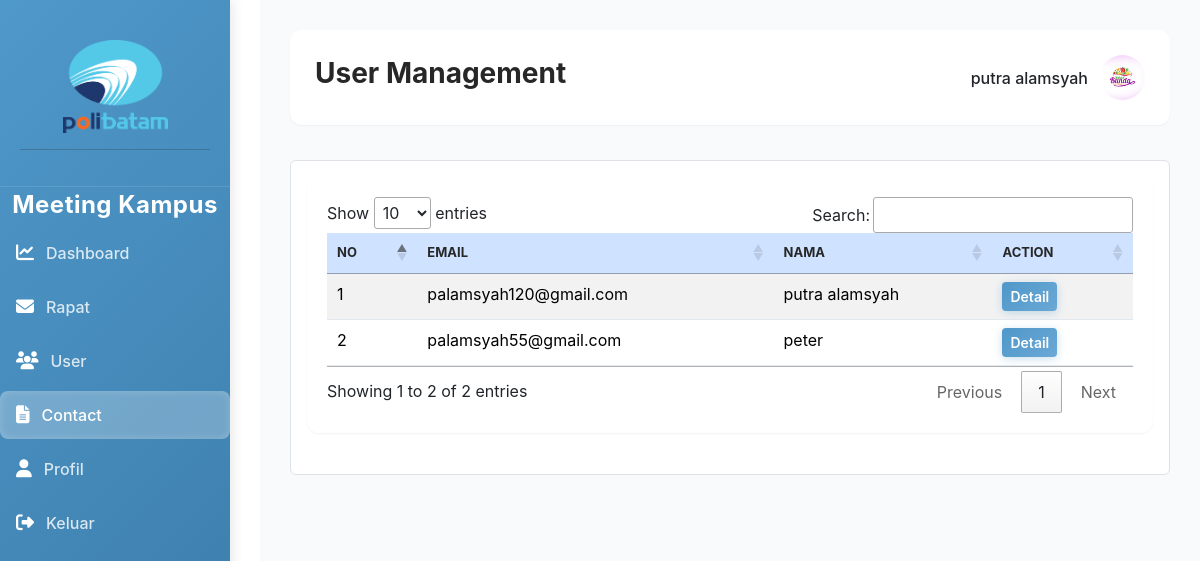
The page /admin/contact.php (signed in) on the database its author committed.
### tables this page shows
CREATE TABLE `tb_user` (
  `id_user` int NOT NULL,
  `nama` varchar(255) DEFAULT NULL,
  `username` varchar(255) DEFAULT NULL,
  `email` varchar(255) DEFAULT NULL,
  `password` varchar(255) DEFAULT NULL,
  `role` enum('admin','peserta') DEFAULT NULL,
  `foto` varchar(255) NOT NULL
);

CREATE TABLE `tb_contact` (
  `id_contact` int NOT NULL,
  `email` varchar(100) NOT NULL,
  `nama` varchar(100) NOT NULL,
  `keluhan` varchar(255) NOT NULL
);

### admin/contact.php (the view, shortened to what this page needs)
<?php
include "../connection/server.php";
$id_user = $_SESSION['id_user'];
$data = mysqli_query($mysqli, "SELECT * FROM tb_user where id_user = '$id_user'")->fetch_array();
?>
<!DOCTYPE html>
<html lang="id">
<head>
  <link href="https://cdn.jsdelivr.net/npm/bootstrap@5.3.3/dist/css/bootstrap.min.css" rel="stylesheet"
>
  <link rel="stylesheet" href="//cdn.datatables.net/2.3.5/css/dataTables.dataTables.min.css">
  <link rel="stylesheet" href="../assets/css/adminpagenew.css">
  <link rel="stylesheet" href="https://cdn.datatables.net/1.13.8/css/jquery.dataTables.min.css">
  <link rel="stylesheet" href="https://cdnjs.cloudflare.com/ajax/libs/font-awesome/6.5.1/css/all.min.css">
</head>
<body>
  <div class="container-fluid d-flex p-0">
    <div class="sidebar" id="sidebar">
      <div class="logo-section">
        <img src="../assets/img/poltek.png" alt="Logo" class="logo-img">
        <hr class="divider">
      </div>
      <div class="logo fs-4 text-center fw-bold">Meeting Kampus</div>
      <li class="menu-item ">
        <i class="fa-solid fa-chart-line"></i>
        <a href="dashboard.php">Dashboard</a>
      </li>
      <li class="menu-item">
        <i class="fa-solid fa-envelope"></i>
        <a href="rapat.php">Rapat</a>
      </li>
      <li class="menu-item">
        <i class="fa-solid fa-users"></i>
        <a href="user.php">User</a>
      </li>
      <li class="menu-item active">
        <i class="fa-solid fa-file-lines"></i>
        <a href="contact.php">Contact</a>
      </li>
      <li class="menu-item">
        <i class="fa-solid fa-user"></i>
        <a href="profile.php">Profil</a>
      </li>
      <li class="menu-item">
        <i class="fa-solid fa-right-from-bracket"></i>
        <a href="../action/logout.php">Keluar</a>
      </li>
    </div>
    <main class="main-content">
      <div class="header">
        <h2 class="page-title">User Management</h2>
        <div class="user-info">
          <span class="username"><?= htmlspecialchars($data['nama']) ?></span>
          <?php if (!empty($data['foto'])): ?>
            <img src="../assets//uploads/profile/<?= htmlspecialchars($data['foto']) ?>"
              class="user-avatar-img"
              alt="Avatar">
          <?php else: ?>
            <div class="user-avatar">
              <?= strtoupper(substr($data['nama'], 0, 1)) ?>
            </div>
          <?php endif; ?>
        </div>
      </div>
      <div class="border bg-white rounded p-3">
        <div class="table-responsive-wrapper">
          <table class="table table-hover table-striped" id="myTable">
            <thead class="table-primary">
              <tr>
                <th>No</th>
                <th>Email</th>
                <th>Nama</th>
                <th>Action</th>
              </tr>
            </thead>
            <tbody id="userTableBody">
              <?php
              $no = 1;
              $data = mysqli_query($mysqli, "SELECT * FROM tb_contact ORDER BY email ASC");
              while ($row = $data->fetch_array()) {
              ?>
                <tr>
                  <td><?= $no ?></td>
                  <td><?= $row['email'] ?></td>
                  <td><?= $row['nama'] ?></td>
                  <td>
                    <div>
                      <button class="view-btn btn btn-sm btn-primary" data-bs-toggle="modal"
                        data-bs-target="#detail-<?= $row['id_contact'] ?>">
                        Detail
                      </button>
                    </div>
                  </td>
                </tr>
              <?php
                $no++;
              }
              ?>
            </tbody>
          </table>
        </div>
      </div>
</body>
</html>

### assets/css/adminpagenew.css (style rules this page uses)
* { margin: 0; padding: 0; box-sizing: border-box; font-family: -apple-system, BlinkMacSystemFont, 'Segoe UI', Roboto, Oxygen, Ubuntu, Cantarell, sans-serif; }
:root { --primary: #4F98CA; --primary-light: #6BA8D5; --primary-dark: #3A7BA8; --secondary: #64748b; --light: #EFFFFB; --dark: #272727; --success: #50D890; --warning: #f59e0b; --danger: #ef4444; --bg-light: #f8fafc; --border-color: #e2e8f0; --text-secondary: #64748b; --blue: #bbe0f8; --green: #b6f1d1; --white: #f9f9f9; --gray: #c1c0c0; --darkgray: #606060; --shadow-sm: 0 1px 2px rgba(0, 0, 0, 0.05); --shadow-md: 0 4px 12px rgba(0, 0, 0, 0.1); --shadow-lg: 0 8px 24px rgba(0, 0, 0, 0.12); --shadow-soft: 0 2px 8px rgba(0, 0, 0, 0.08); --shadow-medium: 0 4px 16px rgba(0, 0, 0, 0.12); --transition: all 0.3s cubic-bezier(0.4, 0, 0.2, 1); }
html, body { height: 100%; margin: 0; padding: 0; }
.sidebar { width: 230px; background: linear-gradient(135deg, var(--primary) 0%, var(--primary-dark) 100%); min-height: 100vh; padding: 20px 0; position: fixed; left: 0; top: 0; z-index: 200; box-shadow: 2px 0 12px rgba(0, 0, 0, 0.1); transition: var(--transition); flex-shrink: 0; }
.logo-section { padding: 20px; text-align: center; border-bottom: 1px solid rgba(255, 255, 255, 0.1); }
.logo-img { width: 105px; height: auto; margin-bottom: 12px; display: block; margin-left: auto; margin-right: auto; }
.logo { font-size: 18px; font-weight: 700; color: white; letter-spacing: 0.5px; }
.menu-item { padding: 12px 16px; display: flex; align-items: center; cursor: pointer; color: rgba(255, 255, 255, 0.8); transition: var(--transition); margin: 6px 0; border-radius: 8px; font-weight: 500; gap: 12px; }
.menu-item.active { background: rgba(255, 255, 255, 0.25); color: white; border-left: none; box-shadow: inset 0 0 8px rgba(255, 255, 255, 0.2); }
.menu-item i { margin-right: 0; font-size: 18px; color: rgba(255, 255, 255, 1); font-style: normal; }
.menu-item a { display: flex; align-items: center; text-decoration: none; color: inherit; width: 100%; }
.main-content { margin-left: 260px; padding: 30px; width: calc(100% - 260px); background: var(--bg-light); min-height: 100vh; transition: var(--transition); }
.header { display: flex; justify-content: space-between; align-items: center; margin-bottom: 35px; padding: 25px; background: white; border-radius: 12px; box-shadow: var(--shadow-sm); flex-wrap: wrap; gap: 15px; }
.page-title { font-size: 28px; font-weight: 700; color: var(--dark); }
.user-info { display: flex; align-items: center; gap: 12px; font-weight: 500; }
.user-avatar-img { width: 45px; height: 45px; border-radius: 50%; object-fit: cover; display: block; }
.btn { border: none; cursor: pointer; font-weight: 600; font-size: 14px; transition: var(--transition); display: inline-flex; align-items: center; gap: 8px; }
.btn-primary { background: linear-gradient(135deg, var(--primary) 0%, var(--primary-light) 100%); color: white; box-shadow: 0 2px 8px rgba(79, 152, 202, 0.3); font-size: 14px; }
.table-responsive-wrapper { overflow-x: auto; background: white; border-radius: 12px; padding: 20px; margin-bottom: 25px; box-shadow: var(--shadow-sm); }
.table { border-collapse: collapse; width: 100%; margin-bottom: 0; }
.table thead { background: var(--bg-light); border-bottom: 2px solid var(--border-color); }
.table th { padding: 12px 15px; text-align: left; font-weight: 700; color: var(--dark); font-size: 13px; text-transform: uppercase; white-space: nowrap; }
.table td { padding: 14px 15px; border-bottom: 1px solid var(--border-color); white-space: nowrap; }
@media (min-width: 1024px) { .sidebar { transform: translateX(0) !important; } }
@media (min-width: 1024px) { .main-content { margin-left: 260px; padding: 30px; width: calc(100% - 260px); } }
@media (min-width: 1024px) { .header { flex-wrap: nowrap; } }
@media (min-width: 1024px) { .page-title { flex: 1; } }

### rows shown on the page
tb_user: nama "putra alamsyah", foto (picture)
tb_contact: email "palamsyah120@gmail.com", nama "putra alamsyah"
tb_contact: email "palamsyah55@gmail.com", nama "peter"
